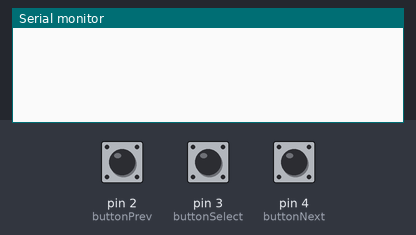
Bench run of a sketch on a simulated Arduino Uno, built with avr-gcc and run on an emulated ATmega328P. Parts: the last lines printed to the serial monitor. The test bench sets the inputs (shaded band); at power-on: pin 2 (buttonPrev) HIGH, pin 3 (buttonSelect) HIGH, pin 4 (buttonNext) HIGH.

Above: at 1.4 s.
1.5 s: pin 2 (buttonPrev) pulled LOW for 0.15 s
At 2.4 s:
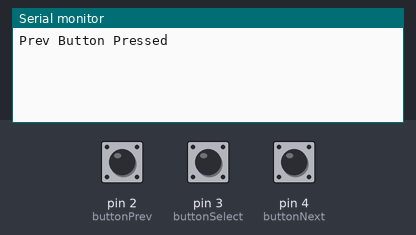
3.1 s: pin 3 (buttonSelect) pulled LOW for 0.15 s
At 3.6 s:
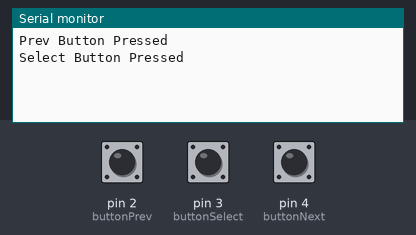
4.7 s: pin 4 (buttonNext) pulled LOW for 0.15 s
At 6.0 s:
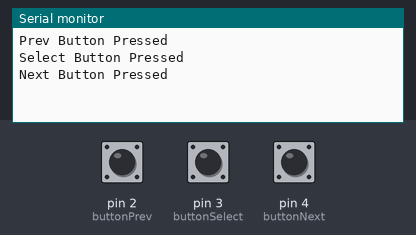

The sketch:

Sketch_MP3_Player.ino
```cpp
int buttonPrev = 2;
int buttonSelect = 3;
int buttonNext = 4;

bool lastPrev = HIGH;
bool lastSelect = HIGH;
bool lastNext = HIGH;

void setup() {
  Serial.begin(9600);
  pinMode(buttonPrev, INPUT_PULLUP);
  pinMode(buttonSelect, INPUT_PULLUP);
  pinMode(buttonNext, INPUT_PULLUP);
  delay(200);                          // let the pins and 5V settle
  lastPrev = digitalRead(buttonPrev);  // start from the real state
  lastSelect = digitalRead(buttonSelect);
  lastNext = digitalRead(buttonNext);

}

void loop() {
  bool prev = digitalRead(buttonPrev);
  bool select = digitalRead(buttonSelect);
  bool next = digitalRead(buttonNext);

  if (lastPrev == HIGH && prev == LOW) {
    Serial.println("Prev Button Pressed");
  }

  if (lastSelect == HIGH && select == LOW) {
    Serial.println("Select Button Pressed");
  }

  if (lastNext == HIGH && next == LOW) {
    Serial.println("Next Button Pressed");
  }

  lastPrev = prev;
  lastSelect = select;
  lastNext = next;
}
```

Measured:
- after the input at 1.5 s, the serial monitor: prints a new line at once (image 1)
- after the input at 3.1 s, the serial monitor: prints a new line at once (image 2)
- after the input at 4.7 s, the serial monitor: prints a new line at once (image 3)
